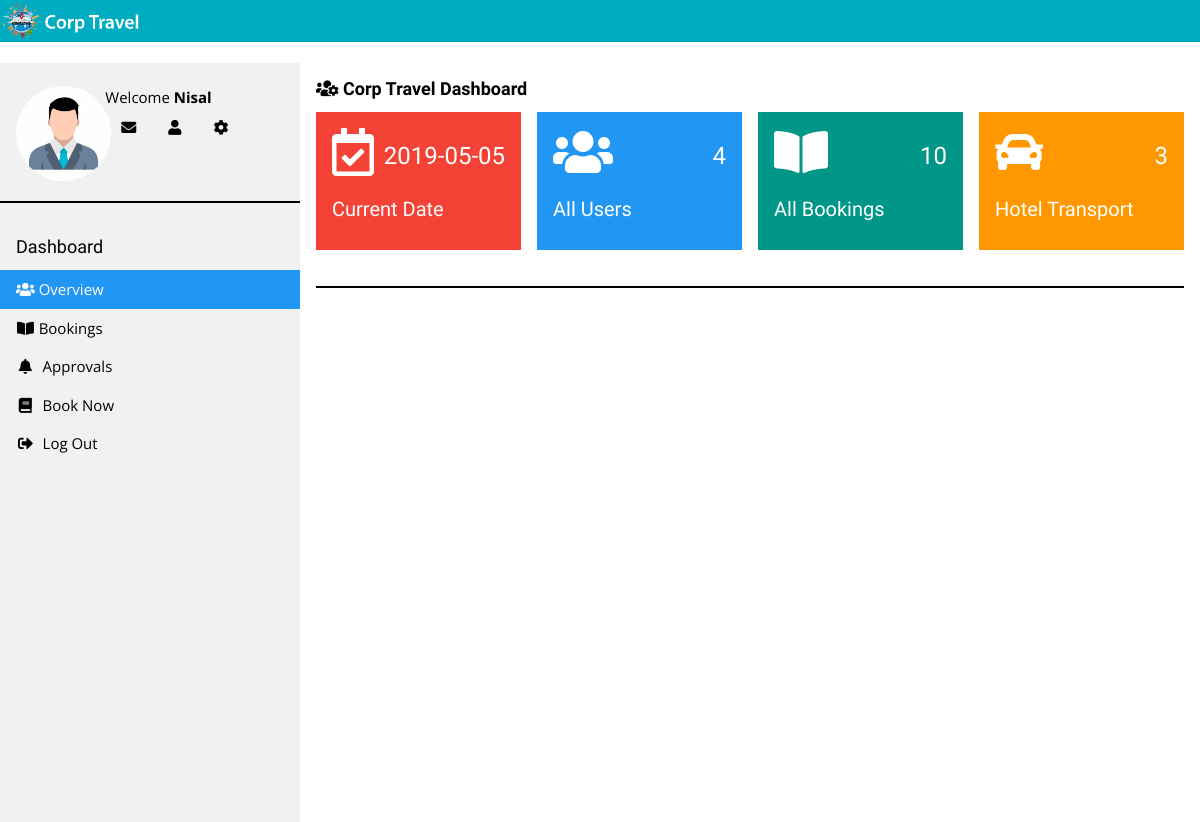
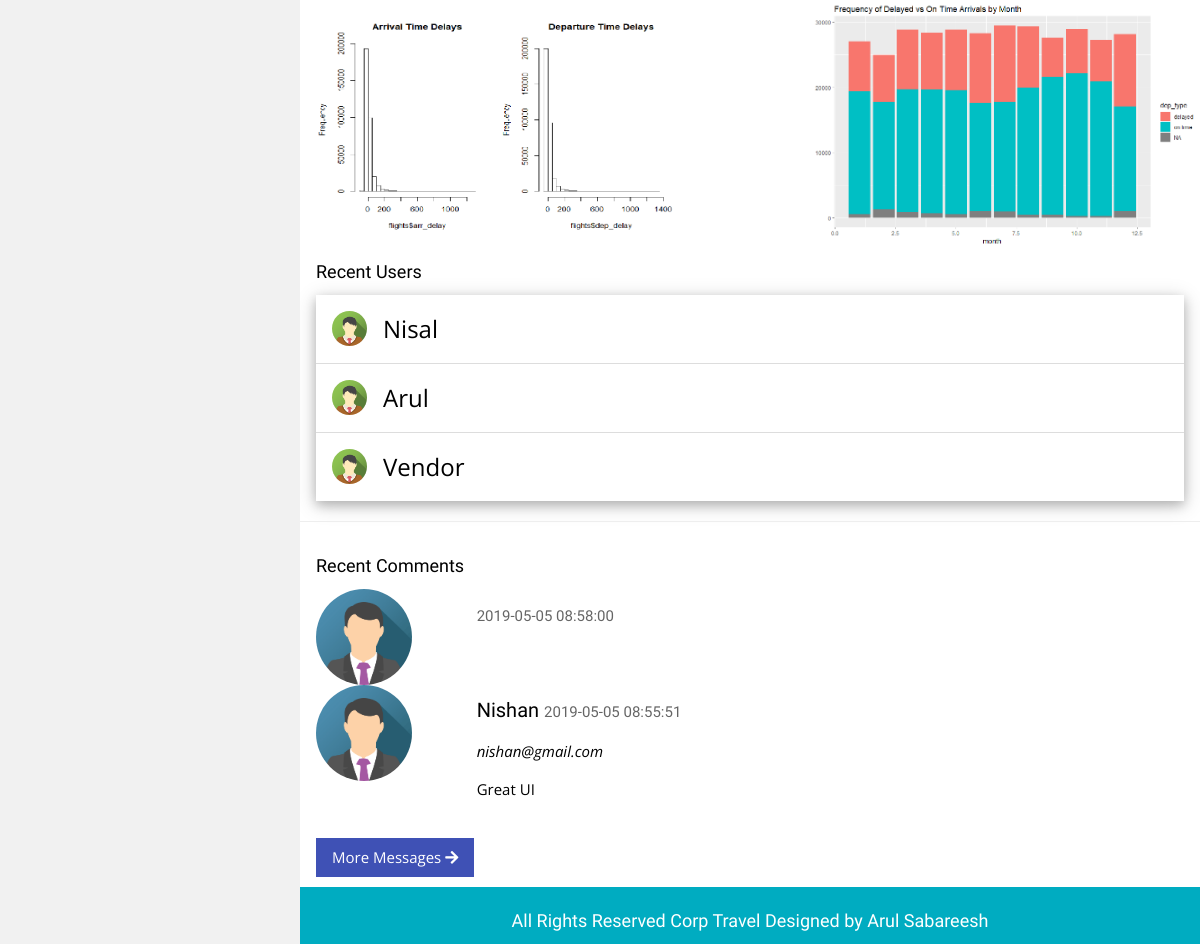
/dashboard/home.php (signed in), run on the app's committed database (2 pictures, top to bottom).
### tables this page shows
CREATE TABLE `user` (
  `id` int(50) NOT NULL,
  `username` varchar(50) NOT NULL,
  `email` varchar(50) NOT NULL,
  `dob` date NOT NULL,
  `password` varchar(50) NOT NULL,
  `pw_reset` varchar(50) NOT NULL,
  `user_type` varchar(50) NOT NULL
);

CREATE TABLE `corp_feedback` (
  `feedback_id` int(50) NOT NULL,
  `feedback_name` varchar(50) NOT NULL,
  `feedback_email` varchar(50) NOT NULL,
  `feedback_phone` int(20) NOT NULL,
  `feedback_message` varchar(250) NOT NULL,
  `DateTime` timestamp NOT NULL DEFAULT CURRENT_TIMESTAMP ON UPDATE CURRENT_TIMESTAMP
);

### dashboard/home.php (the view, shortened to what this page needs)
<?php
include_once "../admin/db-config.php";
$sql = "SELECT * FROM user ORDER BY id";
if ($result = mysqli_query($conn, $sql)) {
    $rowcount = mysqli_num_rows($result);
}
$sql_2 = "SELECT * FROM trans_transport ORDER BY id";
if ($result_booking = mysqli_query($conn, $sql_2)) {
    $rowcount_booking = mysqli_num_rows($result_booking);
}
$sql_3 = "SELECT * FROM trans_hotel ORDER BY id";
if ($result_trans_hotel = mysqli_query($conn, $sql_3)) {
    $rowcount_trans_hotel = mysqli_num_rows($result_trans_hotel);
}
?>
<!DOCTYPE html>
<html>
<link rel="stylesheet" href="css/w3.css">
<link rel="stylesheet" href="https://use.fontawesome.com/releases/v5.8.1/css/all.css"
>
<link rel="stylesheet" href="css/dashboard.css">
<body class="w3-white">
<div class="w3-bar w3-top w3-black w3-large" style="z-index:1000">
    <img src="../img/title_corp_travel.png" width="12%">
</div>
<nav class="w3-sidebar w3-collapse w3-light-grey w3-animate-left" style="z-index:3;width:300px;margin-top: 20px;"
     id="mySidebar"><br>
    <div class="w3-container w3-row">
        <div class="w3-col s4">
            <img src="assets/user_vector.jpg" class="w3-circle w3-margin-right" alt="admin_user"
                 style="width:95px">
        </div>
        <div class="w3-col s8 w3-bar">
            <span>Welcome <strong><?php echo $_SESSION['user']['username']; ?></strong></span><br>
            <a href="#" class="w3-bar-item w3-button"><i class="fa fa-envelope"></i></a>
            <a href="#" class="w3-bar-item w3-button"><i class="fa fa-user"></i></a>
            <a href="../index.php" class="w3-bar-item w3-button"><i class="fa fa-cog"></i></a>
        </div>
    </div>
    <hr style="border: 1px solid black;">
    <div class="w3-container">
        <h5>Dashboard</h5>
    </div>
    <div class="w3-bar-block">
        <a href="home.php" class="w3-bar-item w3-button w3-padding w3-blue"><i
                    class="fa fa-users fa-fw"></i> Overview</a>
        <a href="bookings.php" class="w3-bar-item w3-button w3-padding"><i
                    class="fa fa-book-open fa-fw"></i> Bookings</a>
        <a href="approvals.php" class="w3-bar-item w3-button w3-padding"><i class="fa fa-bell fa-fw"></i>  Approvals</a>
        <a href="../menu/menu.php" target="_blank" class="w3-bar-item w3-button w3-padding"><i
                    class="fa fa-book fa-fw"></i>  Book Now</a>
        <a href="../index.php"  class="w3-bar-item w3-button w3-padding"><i
                    class="fas fa-sign-out-alt fa-fw"></i>  Log Out</a>
    </div>
</nav>
<div class="w3-main" style="margin-left:300px;margin-top:43px;">
    <header class="w3-container" style="padding-top:22px">
        <h5><b><i class="fas fa-users-cog"></i> Corp Travel Dashboard</b></h5>
    </header>
    <div class="w3-row-padding w3-margin-bottom">
        <div class="w3-quarter">
            <div class="w3-container w3-red w3-padding-16">
                <div class="w3-left"><i class="far fa-calendar-check w3-xxxlarge"></i></div>
                <div class="w3-right">
                    <h3><?php echo date("Y-m-d"); ?></h3>
                </div>
                <div class="w3-clear"></div>
                <h4>Current Date</h4>
            </div>
        </div>
        <div class="w3-quarter">
            <div class="w3-container w3-blue w3-padding-16">
                <div class="w3-left"><i class="fa fa-users w3-xxxlarge"></i></div>
                <div class="w3-right">
                    <h3><?php echo $rowcount; ?></h3>
                </div>
                <div class="w3-clear"></div>
                <h4>All Users</h4>
            </div>
        </div>
        <div class="w3-quarter">
            <div class="w3-container w3-teal w3-padding-16">
                <div class="w3-left"><i class="fa fa-book-open w3-xxxlarge"></i></div>
                <div class="w3-right">
                    <h3><?php echo $rowcount_booking; ?></h3>
                </div>
                <div class="w3-clear"></div>
                <h4>All Bookings</h4>
            </div>
        </div>
        <div class="w3-quarter">
            <div class="w3-container w3-orange w3-text-white w3-padding-16">
                <div class="w3-left"><i class="fa fa-car w3-xxxlarge"></i></div>
                <div class="w3-right">
                    <h3><?php echo $rowcount_trans_hotel; ?></h3>
                </div>
                <div class="w3-clear"></div>
                <h4>Hotel Transport</h4>
            </div>
        </div>
    </div>
    <div class="w3-panel">
        <hr style="border: 1px solid black;">
        <div class="w3-row-padding" style="margin:0 -16px">
            <div class="w3-half">
                <div id="piechart" style="width: 500px; height: 500px;"></div>
            </div>
        </div>
    </div>
    <div class="w3-half w3-padding">
        <img class="imageR" src="img/Rplot.png" alt="" width="88%">
    </div>
    <div class="w3-half w3-right-align">
        <img src="img/Rplot03.png" alt="" width="88%">
    </div>
    <div class="w3-container">
        <h5>Recent Users</h5>
        <ul class="w3-ul w3-card-4 w3-white">
            <?php
            $sql = "SELECT * FROM user LIMIT 3";
            $retval = mysqli_query($conn, $sql);
            while ($row = mysqli_fetch_assoc($retval)) {
                ?>
                <li class="w3-padding-16">
                    <img src="img/user1.png" class="w3-left w3-circle w3-margin-right" style="width:35px">
                    <span class="w3-xlarge"><?php echo $row['username']; ?></span><br>
                </li>
                <?php
            }
            ?>
        </ul>
    </div>
    <hr>
    <div class="w3-container">
        <h5>Recent Comments</h5>
        <?php
        $sql = "SELECT * FROM corp_feedback ORDER BY DateTime DESC LIMIT 2";
        $retval = mysqli_query($conn, $sql);
        while ($row = mysqli_fetch_assoc($retval)) {
            ?>
            <div class="w3-row">
                <div class="w3-col m2 text-center">
                    <img class="w3-circle" src="img/user4.png" style="width:96px;height:96px">
                </div>
                <div class="w3-col m10 w3-container">
                    <h4><?php echo $row['feedback_name']; ?> <span
                                class="w3-opacity w3-medium">  <?php echo $row['DateTime']; ?></span></h4>
                    <p><i><?php echo $row['feedback_email']; ?></i></p>
                    <p><?php echo $row['feedback_message']; ?></p><br>
                </div>
            </div>
            <?php
        }
        ?>
        <div>
            <a href="feedback.php" class="w3-bar-item w3-button w3-indigo">More Messages <i
                        class="fa fa-arrow-right"></i></a>
        </div>
    </div>
    <footer class="footer w3-container w3-teal ">
        <h5>All Rights Reserved Corp Travel Designed by Arul Sabareesh</h5>
    </footer>
</div>
</body>
</html>

### dashboard/css/dashboard.css (style rules this page uses)
html, body, h1, h2, h3, h4, h5 { font-family: 'Raleway', sans-serif; }
body { margin-top: 20px; font-family: 'Open Sans', sans-serif; color: #282828; }
.w3-black, .w3-hover-black:hover { color: #fff !important; background-color: #00acc1 !important; }
.footer { position: relative; padding-top: 10px; margin-top: 10px; left: 0; bottom: 0; width: 100%; color: white; text-align: center; background-color: #00acc1 !important; z-index: 10; }

### data on the page
user: username "Nisal"
user: username "Arul"
user: username "Vendor"
corp_feedback: DateTime "2019-05-05 08:58:00"
corp_feedback: feedback_name "Nishan", DateTime "2019-05-05 08:55:51", feedback_email "nishan@gmail.com", feedback_message "Great UI"

### other printed values
$_SESSION['user']['username'] "Nisal"
$rowcount "4"
$rowcount_booking "10"
$rowcount_trans_hotel "3"
